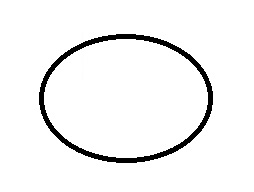
#> input picture NeuralNetImages/cirFive.jpg, 254 x 192 px; its folder holds 4 pictures in this run
$ python -i main.py   (imports and definitions only)
#> lines starting #> are read from the running program, lines starting #| are printed output that depends on the picture
import tkinter

import gettingdata
import numpy as np
from scipy.special import expit, softmax
from scipy.stats import entropy
from PIL import Image
import random
from math import e
import os
import pickle
from tkinter import Tk, Canvas, Label

class neuronet:

    # [9 lines left out: function __init__, not called in this run]

    def activation1(self, x):
        return expit(x)

    def dactivation1(self, x):
        return x * (1 - x)

    def activation2(self, x):
        return softmax(x)

    # [7 lines left out: function prediction, not called in this run]

    def L(self, p, t):
        return entropy(p) + entropy(p, t)

    def dLdy(self, p, t):
        return p - t

    def dLdW1(self, p, t, x1):
        return (p - t) @ x1.transpose()

    # [23 lines left out: functions dLdW0, train, scale_input, not called in this run]

train_data = np.array
test_data = np.array
sm = 0
add = 0

def make_data():
    arr = os.listdir("NeuralNetImages")
    global train_data
    global add
    global sm
    global test_data
    for x in arr:
        add = add + 1
        s1 = 'NeuralNetImages/' + x
        if x[0] == "t" or x[0] == "c" or x[0] == "z":
            img = Image.open(s1)
#> img is the input picture: PIL image 254x192 RGB; min 0, max 255, mean 242.9
            img = img.resize((60, 60))
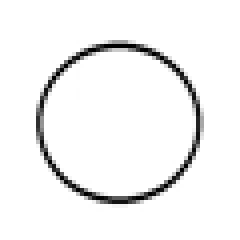
#> img: PIL image 60x60 RGB (shown 4 times larger); min 0, max 255, mean 242.6
            adarr = np.asfarray(img.convert("L")).flatten()
#> adarr = 3600 values, max 255 at index 0, min 0 at index 686, mean 242.6
            if x[0] == "t":
                adarr = np.append(0, adarr)
            if x[0] == "c":
                adarr = np.append(1, adarr)
#> adarr = 3601 values, max 255 at index 1, min 0 at index 687, mean 242.5
            if x[0] == "z":
                adarr = np.append(2, adarr)
            if add == 1:
                train_data = adarr
#> train_data has the same summary as adarr
            else:
                train_data = np.append(train_data, adarr)
            fillclr = adarr[1]
#> fillclr = 255
            sm = sm + 1
            num = random.randint(2, 67)
            for i in range(num):
                img = Image.open(s1)
                img = img.resize((60, 60))
                img = img.rotate(i, fillcolor=(int(fillclr), int(fillclr), int(fillclr)))
                adarr = np.asfarray(img.convert("L")).flatten()
#> adarr = 3600 values, max 255 at index 0, min 0 at index 686, mean 242.6
                if x[0] == "t":
                    adarr = np.append(0, adarr)
                if x[0] == "c":
                    adarr = np.append(1, adarr)
#> adarr = 3601 values, max 255 at index 1, min 0 at index 687, mean 242.5
                if x[0] == "z":
                    adarr = np.append(2, adarr)
                train_data = np.append(train_data, adarr)
#> train_data = 7202 values, max 255 at index 1, min 0 at index 687, mean 242.5
                img = Image.open(s1)
                img = img.resize((60, 60))
                img = img.rotate(-i, fillcolor=(int(fillclr), int(fillclr), int(fillclr)))
                adarr = np.asfarray(img.convert("L")).flatten()
#> adarr = 3600 values, max 255 at index 0, min 0 at index 686, mean 242.6
                if x[0] == "t":
                    adarr = np.append(0, adarr)
                if x[0] == "c":
                    adarr = np.append(1, adarr)
#> adarr = 3601 values, max 255 at index 1, min 0 at index 687, mean 242.5
                if x[0] == "z":
                    adarr = np.append(2, adarr)
                train_data = np.append(train_data, adarr)
#> train_data = 10803 values, max 255 at index 1, min 0 at index 687, mean 242.5
            sm = sm + 2 * num
#> sm = 103
            rot = random.randint(0, 80)
            img = Image.open(s1)
            img = img.resize((60, 60))
            img = img.rotate(rot, fillcolor=(int(fillclr), int(fillclr), int(fillclr)))
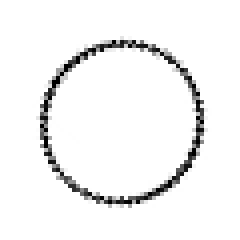
#> img: PIL image 60x60 RGB (shown 4 times larger); min 0, max 255, mean 242.6
            adarr = np.asfarray(img.convert("L")).flatten()
#> adarr = 3600 values, max 255 at index 0, min 0 at index 628, mean 242.6
            if x[0] == "t":
                adarr = np.append(0, adarr)
            if x[0] == "c":
                adarr = np.append(1, adarr)
#> adarr = 3601 values, max 255 at index 1, min 0 at index 629, mean 242.5
            if x[0] == "z":
                adarr = np.append(2, adarr)
            if add == 1:
                test_data = adarr
#> test_data has the same summary as adarr
            else:
                test_data = np.append(test_data, adarr)
#> pass 2 of the loop in make_data, `for x in arr:`:
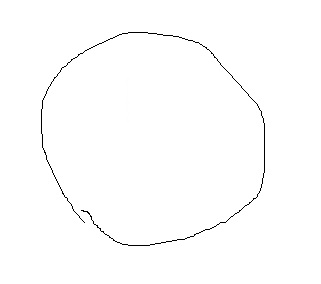
#> input picture NeuralNetImages/cirFour.jpg, 321 x 284 px
#> in make_data, img is the input picture: PIL image 321x284 RGB; min 0, max 255, mean 253.1
#> in make_data, `img = img.resize((60, 60))`:
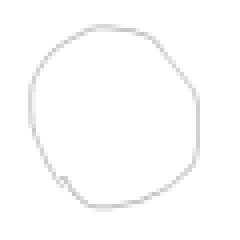
#> img: PIL image 60x60 RGB (shown 4 times larger); min 196, max 255, mean 252.9
#> in make_data, `adarr = np.asfarray(img.convert("L")).flatten()`: adarr = 3600 values, max 255 at index 0, min 196 at index 2976, mean 252.9
#> in make_data, `adarr = np.append(1, adarr)`: adarr = 3601 values, max 255 at index 1, min 1 at index 0, mean 252.9
#> in make_data, `sm = sm + 1`: sm = 104
#> in make_data, `adarr = np.asfarray(img.convert("L")).flatten()`: adarr = 3600 values, max 255 at index 0, min 196 at index 2976, mean 252.9
#> in make_data, `adarr = np.append(1, adarr)`: adarr = 3601 values, max 255 at index 1, min 1 at index 0, mean 252.9
#> in make_data, `adarr = np.asfarray(img.convert("L")).flatten()`: adarr = 3600 values, max 255 at index 0, min 196 at index 2976, mean 252.9
#> in make_data, `adarr = np.append(1, adarr)`: adarr = 3601 values, max 255 at index 1, min 1 at index 0, mean 252.9
#> in make_data, `sm = sm + 2 * num`: sm = 118
#> in make_data, `img = img.rotate(rot, fillcolor=(int(fillclr), int(fillclr), int(fillc..`:
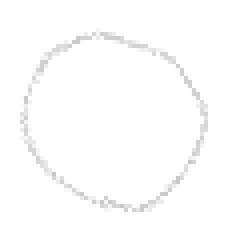
#> img: PIL image 60x60 RGB (shown 4 times larger); min 198, max 255, mean 252.9
#> in make_data, `adarr = np.asfarray(img.convert("L")).flatten()`: adarr = 3600 values, max 255 at index 0, min 198 at index 3090, mean 252.9
#> in make_data, `adarr = np.append(1, adarr)`: adarr = 3601 values, max 255 at index 1, min 1 at index 0, mean 252.9
#> in make_data, `test_data = np.append(test_data, adarr)`: test_data = 7202 values, max 255 at index 1, min 0 at index 629, mean 247.7
#> pass 3 of the loop in make_data, `for x in arr:`:
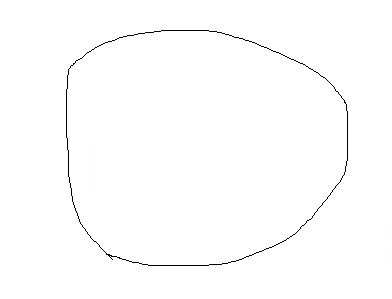
#> input picture NeuralNetImages/cirOne.jpg, 392 x 299 px
#> in make_data, img is the input picture: PIL image 392x299 RGB; min 0, max 255, mean 253.2
#> in make_data, `img = img.resize((60, 60))`:
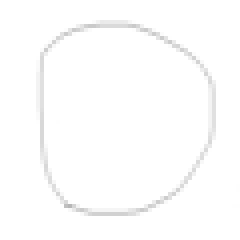
#> img: PIL image 60x60 RGB (shown 4 times larger); min 183, max 255, mean 253
#> in make_data, `adarr = np.asfarray(img.convert("L")).flatten()`: adarr = 3600 values, max 255 at index 0, min 183 at index 3077, mean 253
#> in make_data, `adarr = np.append(1, adarr)`: adarr = 3601 values, max 255 at index 1, min 1 at index 0, mean 253
#> in make_data, `sm = sm + 1`: sm = 119
#> in make_data, `adarr = np.asfarray(img.convert("L")).flatten()`: adarr = 3600 values, max 255 at index 0, min 183 at index 3077, mean 253
#> in make_data, `adarr = np.append(1, adarr)`: adarr = 3601 values, max 255 at index 1, min 1 at index 0, mean 253
#> in make_data, `adarr = np.asfarray(img.convert("L")).flatten()`: adarr = 3600 values, max 255 at index 0, min 183 at index 3077, mean 253
#> in make_data, `adarr = np.append(1, adarr)`: adarr = 3601 values, max 255 at index 1, min 1 at index 0, mean 253
#> in make_data, `sm = sm + 2 * num`: sm = 253
#> in make_data, `img = img.rotate(rot, fillcolor=(int(fillclr), int(fillclr), int(fillc..`:
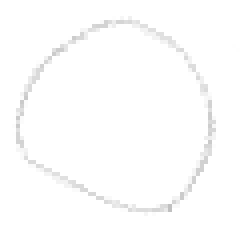
#> img: PIL image 60x60 RGB (shown 4 times larger); min 192, max 255, mean 253
#> in make_data, `adarr = np.asfarray(img.convert("L")).flatten()`: adarr = 3600 values, max 255 at index 0, min 192 at index 3102, mean 253
#> in make_data, `adarr = np.append(1, adarr)`: adarr = 3601 values, max 255 at index 1, min 1 at index 0, mean 252.9
#> in make_data, `test_data = np.append(test_data, adarr)`: test_data = 10803 values, max 255 at index 1, min 0 at index 629, mean 249.4
#> the loop made 4 passes; the first 3 are shown
    print(train_data.size)
#| 1296360
    train_data = np.reshape(train_data, (sm, 3601))
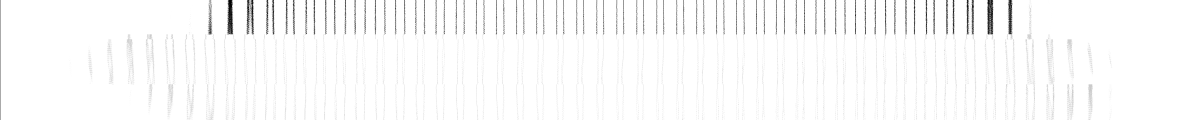
#> train_data: shape (360, 3601) float64 (shown at 1/3 size); min 0, max 255, mean 250
#> (the run stopped early here; a loop or call above may not have finished)
